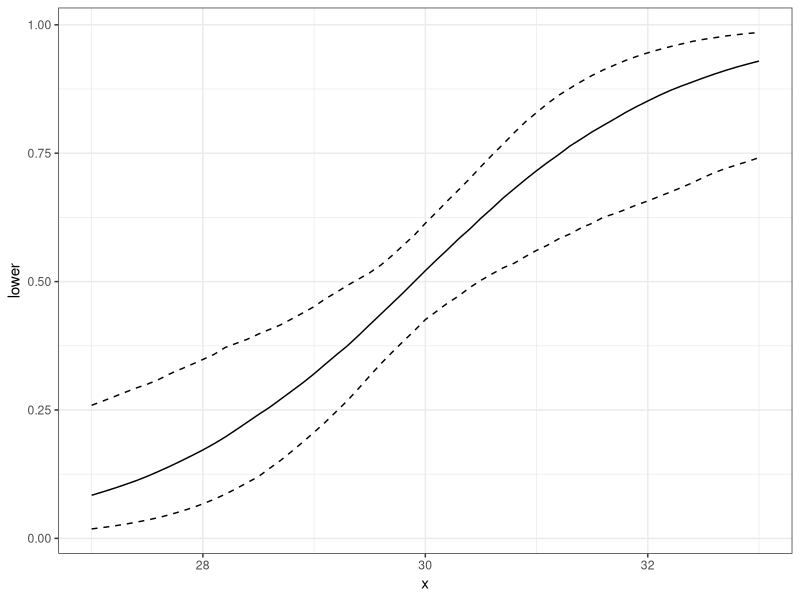

Source code (R):
library(MASS)
library(ggplot2)

#generate the fake data
covvar <- matrix(c(1,.6,.6,.6,1,.6,.6,.6,1),nr = 3)
means <- c(20,25,30)
data <- as.data.frame(mvrnorm(100,means,covvar))
#dichotomize the dependent variable
data$V1 <- ifelse(data$V1 > 20,1,0)

#estimate the logit model
model1 <- glm(V1 ~ V2 + V3, data = data, family = "binomial")
summary(model1)

#get the components necessary for the simulation
beta <- coef(model1)
covvar <- vcov(model1)

#define the values at which the variables are held constant, V3 is allowed to vary with V2 at its mean
x <- cbind(1,mean(data$V2), seq(27,33,0.1))

#simulate parameter values from the multivariate normal distribution, 1000 draws
beta.sim <- mvrnorm(1000, beta,covvar)

#use some matrix algebra to calculate to systematic component for each draw
xb <- x %*% t(beta.sim)

#for each draw get prediced probability
p <- 1/(1 + exp(-xb))

#get the .5 and .95 confidence intervals for each value in the sequence for V3
predicted.prob <- apply(p,1,quantile, probs = c(.05,.5,.95))

#collect the results in a data frame for plotting in ggplot2
dat <- data.frame(x = seq(27,33,0.1), lower = predicted.prob[1,], middle = predicted.prob[2,], upper = predicted.prob[3,])

#plot the results with ggplot2
plot <- ggplot(dat, aes(x = x))
plot <- plot + geom_line(aes(y = lower), linetype = 2)
plot <- plot + geom_line(aes(y = middle), linetype = 1)
plot <- plot + geom_line(aes(y = upper), linetype = 2)
plot <- plot + theme_bw()
plot
